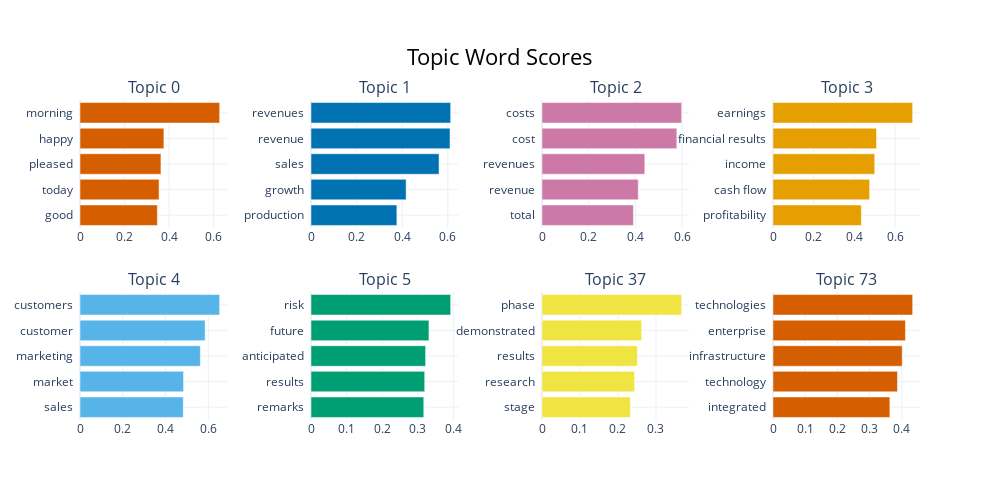

Notebook source saved alongside this figure:
### Code cell
topic_model.visualize_barchart()

### Figure 1 — Plotly figure (JSON) as saved in the notebook; plotly's stock layout.template omitted (floating-point values rounded to 4 significant figures)
{"data": [{"marker": {"color": "#D55E00"}, "orientation": "h", "type": "bar", "x": [0.3474, 0.3551, 0.3636, 0.3768, 0.6273], "xaxis": "x", "y": ["good  ", "today  ", "pleased  ", "happy  ", "morning  "], "yaxis": "y"}, {"marker": {"color": "#0072B2"}, "orientation": "h", "type": "bar", "x": [0.3766, 0.4171, 0.5616, 0.6096, 0.6124], "xaxis": "x2", "y": ["production  ", "growth  ", "sales  ", "revenue  ", "revenues  "], "yaxis": "y2"}, {"marker": {"color": "#CC79A7"}, "orientation": "h", "type": "bar", "x": [0.3915, 0.4123, 0.4403, 0.5774, 0.5981], "xaxis": "x3", "y": ["total  ", "revenue  ", "revenues  ", "cost  ", "costs  "], "yaxis": "y3"}, {"marker": {"color": "#E69F00"}, "orientation": "h", "type": "bar", "x": [0.4344, 0.475, 0.5002, 0.509, 0.6866], "xaxis": "x4", "y": ["profitability  ", "cash flow  ", "income  ", "financial results  ", "earnings  "], "yaxis": "y4"}, {"marker": {"color": "#56B4E9"}, "orientation": "h", "type": "bar", "x": [0.4828, 0.4841, 0.5627, 0.5849, 0.6528], "xaxis": "x5", "y": ["sales  ", "market  ", "marketing  ", "customer  ", "customers  "], "yaxis": "y5"}, {"marker": {"color": "#009E73"}, "orientation": "h", "type": "bar", "x": [0.3169, 0.3195, 0.322, 0.3314, 0.3925], "xaxis": "x6", "y": ["remarks  ", "results  ", "anticipated  ", "future  ", "risk  "], "yaxis": "y6"}, {"marker": {"color": "#F0E442"}, "orientation": "h", "type": "bar", "x": [0.2327, 0.2437, 0.2511, 0.2623, 0.3677], "xaxis": "x7", "y": ["stage  ", "research  ", "results  ", "demonstrated  ", "phase  "], "yaxis": "y7"}, {"marker": {"color": "#D55E00"}, "orientation": "h", "type": "bar", "x": [0.3629, 0.3865, 0.4012, 0.4113, 0.4337], "xaxis": "x8", "y": ["integrated  ", "technology  ", "infrastructure  ", "enterprise  ", "technologies  "], "yaxis": "y8"}], "layout": {"annotations": [{"font": {"size": 16}, "showarrow": false, "text": "Topic 0", "x": 0.0875, "xanchor": "center", "xref": "paper", "y": 1, "yanchor": "bottom", "yref": "paper"}, {"font": {"size": 16}, "showarrow": false, "text": "Topic 1", "x": 0.3625, "xanchor": "center", "xref": "paper", "y": 1, "yanchor": "bottom", "yref": "paper"}, {"font": {"size": 16}, "showarrow": false, "text": "Topic 2", "x": 0.6375, "xanchor": "center", "xref": "paper", "y": 1, "yanchor": "bottom", "yref": "paper"}, {"font": {"size": 16}, "showarrow": false, "text": "Topic 3", "x": 0.9125, "xanchor": "center", "xref": "paper", "y": 1, "yanchor": "bottom", "yref": "paper"}, {"font": {"size": 16}, "showarrow": false, "text": "Topic 4", "x": 0.0875, "xanchor": "center", "xref": "paper", "y": 0.4, "yanchor": "bottom", "yref": "paper"}, {"font": {"size": 16}, "showarrow": false, "text": "Topic 5", "x": 0.3625, "xanchor": "center", "xref": "paper", "y": 0.4, "yanchor": "bottom", "yref": "paper"}, {"font": {"size": 16}, "showarrow": false, "text": "Topic 37", "x": 0.6375, "xanchor": "center", "xref": "paper", "y": 0.4, "yanchor": "bottom", "yref": "paper"}, {"font": {"size": 16}, "showarrow": false, "text": "Topic 73", "x": 0.9125, "xanchor": "center", "xref": "paper", "y": 0.4, "yanchor": "bottom", "yref": "paper"}], "height": 500, "hoverlabel": {"bgcolor": "white", "font": {"family": "Rockwell", "size": 16}}, "showlegend": false, "title": {"font": {"color": "Black", "size": 22}, "text": "Topic Word Scores", "x": 0.5, "xanchor": "center", "yanchor": "top"}, "width": 1000, "xaxis": {"anchor": "y", "domain": [0, 0.175], "showgrid": true}, "xaxis2": {"anchor": "y2", "domain": [0.275, 0.45], "showgrid": true}, "xaxis3": {"anchor": "y3", "domain": [0.55, 0.725], "showgrid": true}, "xaxis4": {"anchor": "y4", "domain": [0.825, 1], "showgrid": true}, "xaxis5": {"anchor": "y5", "domain": [0, 0.175], "showgrid": true}, "xaxis6": {"anchor": "y6", "domain": [0.275, 0.45], "showgrid": true}, "xaxis7": {"anchor": "y7", "domain": [0.55, 0.725], "showgrid": true}, "xaxis8": {"anchor": "y8", "domain": [0.825, 1], "showgrid": true}, "yaxis": {"anchor": "x", "domain": [0.6, 1], "showgrid": true}, "yaxis2": {"anchor": "x2", "domain": [0.6, 1], "showgrid": true}, "yaxis3": {"anchor": "x3", "domain": [0.6, 1], "showgrid": true}, "yaxis4": {"anchor": "x4", "domain": [0.6, 1], "showgrid": true}, "yaxis5": {"anchor": "x5", "domain": [0, 0.4], "showgrid": true}, "yaxis6": {"anchor": "x6", "domain": [0, 0.4], "showgrid": true}, "yaxis7": {"anchor": "x7", "domain": [0, 0.4], "showgrid": true}, "yaxis8": {"anchor": "x8", "domain": [0, 0.4], "showgrid": true}}}
